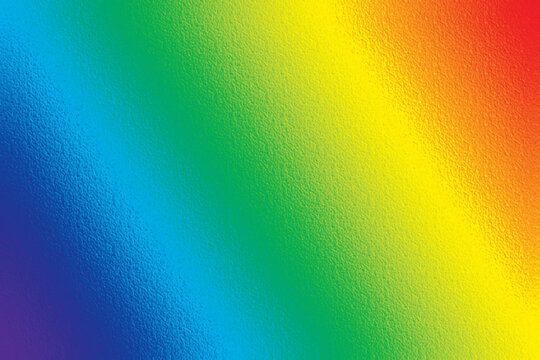
#> input picture 19-)Python ile Görüntü İşleme- Eşik Ayarlama Thresholding (Simple Thresholding)/image 1.jpg, 540 x 360 px
$ python '22-)Simple tresholding.py'
#> lines starting #> are read from the running program, lines starting #| are printed output that depends on the picture; after the words box and inside, x2 and y2 are one past the last pixel; in counts of white or black regions, pixels touching at a corner belong together
import cv2

picture=cv2.imread("image 1.jpg",0) #threshold işlemi uygulacağımız resmin gri tonunda olması lazım bu yüzden resmi okurken
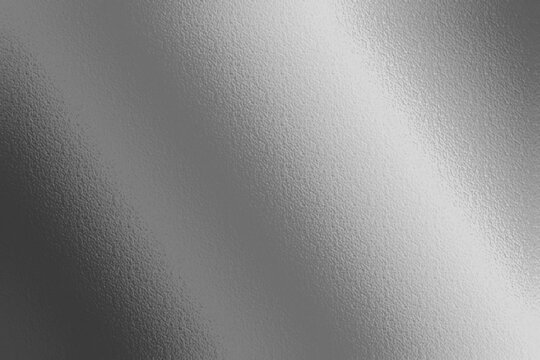
#> picture: shape (360, 540); min 47, max 228, mean 138.4
#gri tonuna çeviriyoruz

ret,thresh1=cv2.threshold(picture,127,255,cv2.THRESH_BINARY)#threshold komutunda 1. değişken kaynağımızı
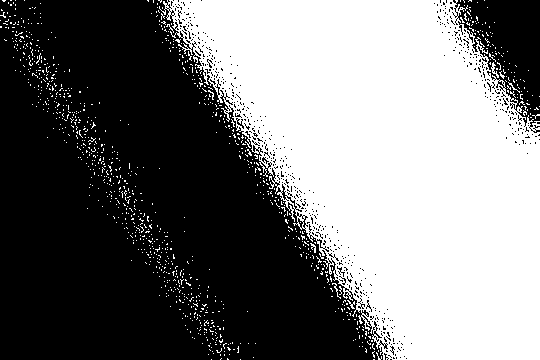
#> thresh1: shape (360, 540); 46.5% white; 1074 white regions (1068 under 20 px), largest, box (x1, y1, x2, y2) and area: (159, 0, 540, 360) 87533, (491, 62, 499, 78) 43, (332, 283, 341, 299) 28, (310, 243, 316, 253) 27, (347, 300, 355, 309) 27, (508, 82, 520, 93) 22
#2. değişkene verdiğimiz değerin altında kalan piksellerin değerini 0 a yuvarlayıp siyah olmasını sağlıyor
#3. değişkene verdiğimiz değer ise 2. değişkene verdiğimiz değerden yüksek değere sahip piksellerin değeri oluyor yani
#piksel değerleri 127 nin altında olan piksellerin yeni değeri 0 iken 127 den yüksek değere sahip piksellerin yeni değeri
#255 oluyor (resim iki kanallı olduğu için piksellerin tek değeri var) 4. değişken ise uygulamak istediğimiz threshold yöntemi

ret,thresh2=cv2.threshold(picture,127,255,cv2.THRESH_BINARY_INV)#cv2.THRESH_BINARY_INV flagi yukarıdaki flagde (cv2.THRESH_BINARY)
#oluşan değerlerin tam tersini oluşturup bize çıktı olarak veriyor

ret,thresh3=cv2.threshold(picture,127,255,cv2.THRESH_TRUNC)
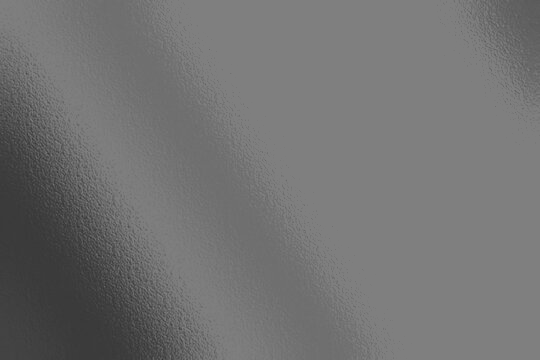
#> thresh3: shape (360, 540); min 47, max 127, mean 114.2

ret,thresh4=cv2.threshold(picture,127,255,cv2.THRESH_TOZERO)
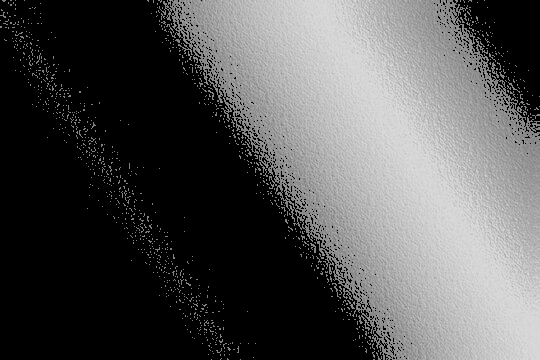
#> thresh4: shape (360, 540); min 0, max 228, mean 83.2

ret,thresh5=cv2.threshold(picture,127,255,cv2.THRESH_TOZERO_INV)
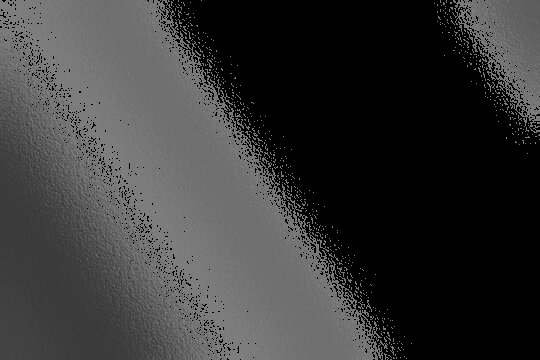
#> thresh5: shape (360, 540); min 0, max 127, mean 55.1

#yapacağımız işleme göre uygulayacağımız thresholdingler değişebilir açıklaması olmayan thresholdinglerde resimlere
#bakarak ne işe yaradığını anlayabilirsin

cv2.imshow("original picture",picture)
cv2.imshow("thresh1 picture",thresh1)
cv2.imshow("thresh2 picture",thresh2)
cv2.imshow("thresh3 picture",thresh3)
cv2.imshow("thresh4 picture",thresh4)
cv2.imshow("thresh5 picture",thresh5)

cv2.waitKey(0)
cv2.destroyAllWindows()

$ run again, with 19-)Python ile Görüntü İşleme- Eşik Ayarlama Thresholding (Simple Thresholding)/image 2.jpg copied over 19-)Python ile Görüntü İşleme- Eşik Ayarlama Thresholding (Simple Thresholding)/image 1.jpg
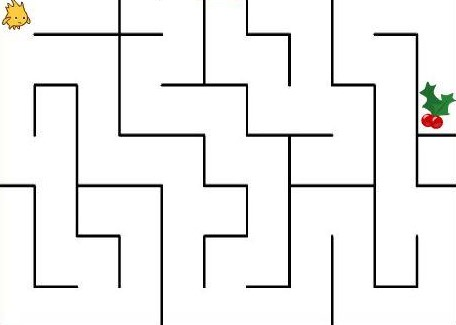
#> input picture 19-)Python ile Görüntü İşleme- Eşik Ayarlama Thresholding (Simple Thresholding)/image 2.jpg, 456 x 325 px
#> `ret,thresh1=cv2.threshold(picture,127,255,cv2.THRESH_BINARY)#threshold..`:
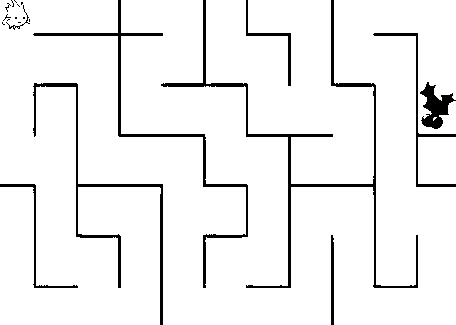
#> thresh1: shape (325, 456); 94.2% white; 21 black regions (12 under 20 px), largest, box (x1, y1, x2, y2) and area: (161, 0, 418, 288) 2761, (33, 0, 248, 288) 1693, (33, 83, 163, 325) 1517
#> `ret,thresh5=cv2.threshold(picture,127,255,cv2.THRESH_TOZERO_INV)`:
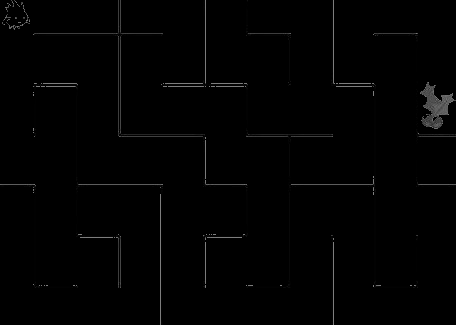
#> thresh5: shape (325, 456); min 0, max 127, mean 1.9

$ run again, with 19-)Python ile Görüntü İşleme- Eşik Ayarlama Thresholding (Simple Thresholding)/image 4.png saved as 19-)Python ile Görüntü İşleme- Eşik Ayarlama Thresholding (Simple Thresholding)/image 1.jpg
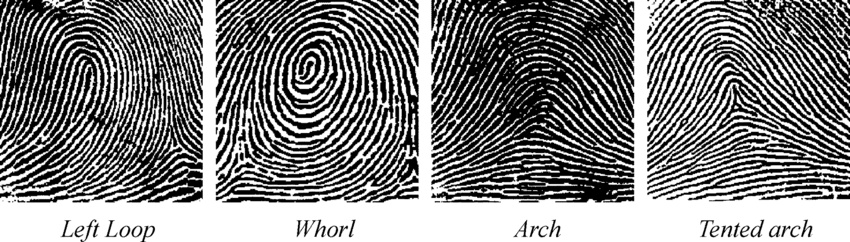
#> input picture 19-)Python ile Görüntü İşleme- Eşik Ayarlama Thresholding (Simple Thresholding)/image 4.png, 850 x 242 px
#> picture is the input picture: shape (242, 850); min 0, max 255, mean 130.8
#> `ret,thresh1=cv2.threshold(picture,127,255,cv2.THRESH_BINARY)#threshold..`:
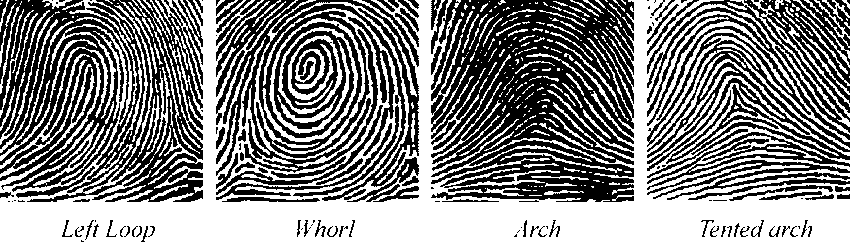
#> thresh1: shape (242, 850); 51.2% white; 140 black regions (45 under 20 px), largest, box (x1, y1, x2, y2) and area: (431, 0, 634, 202) 28979, (0, 0, 203, 202) 24381, (216, 0, 419, 201) 15960
#> `ret,thresh5=cv2.threshold(picture,127,255,cv2.THRESH_TOZERO_INV)`:
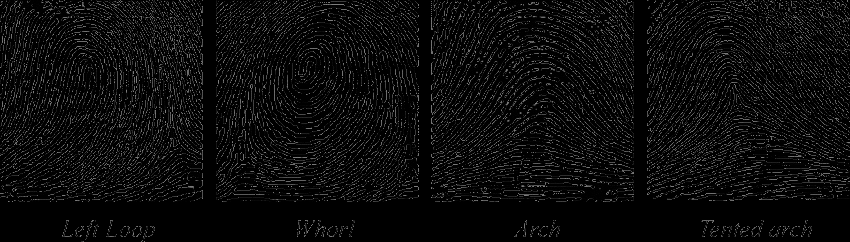
#> thresh5: shape (242, 850); min 0, max 127, mean 12.4
